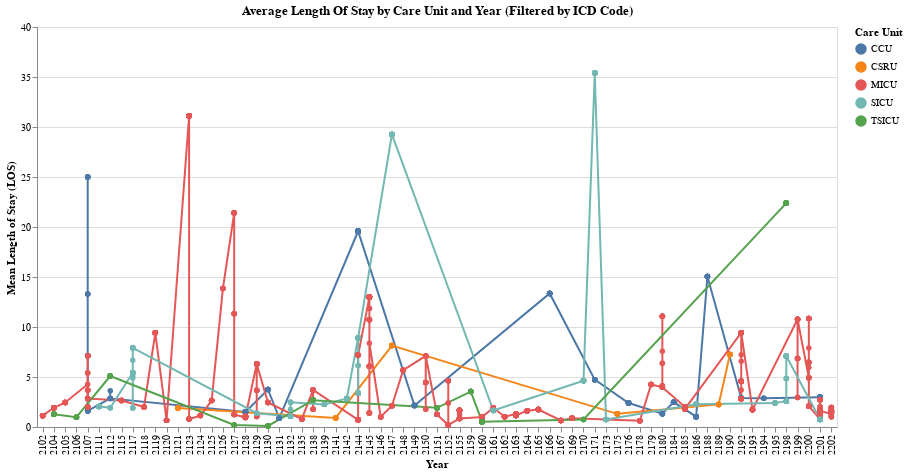

Notebook cell for this chart:
### Markdown cell above
# Plot-3 : Average Length Of Stay by Care Unit and Year (Filtered by ICD Code)

### Code cell
import altair as alt

# Average Length of Stay by Care Unit and Year (Can be Filtered by ICD Code)

# Convert 'intime' and 'outtime' to datetime
icustays['intime'] = pd.to_datetime(icustays['intime'])
icustays['outtime'] = pd.to_datetime(icustays['outtime'])

# Extract the year from 'intime'
icustays['intime_year'] = icustays['intime'].dt.year

# Merge icustays with ICD-9 diagnosis codes
icustays_with_icd = icustays.merge(diagnoses, on='hadm_id', how='left')

# Calculate the mean LOS for each care unit and year
los_stats = icustays_with_icd.groupby(['first_careunit', 'intime_year', 'icd9_code'])['los'].mean().reset_index()

# Create a list of 'ICD9 code - short description' for each unique ICD9 code
icd_label_options = [(code, f" {icd9_dict.get(code, 'Unknown description')}") for code in los_stats['icd9_code'].unique()]

# Create a selection widget for ICD-9 codes
icd_selection = alt.selection_point(
    fields=['icd9_code'],
    bind=alt.binding_select(options=icd_label_options, name="Select ICD Code ")
)

# Create the Altair chart
chart = alt.Chart(los_stats).mark_line(point=True).encode(
    x=alt.X('intime_year:O', title='Year'),
    y=alt.Y('los:Q', title='Mean Length of Stay (LOS)'),
    color=alt.Color('first_careunit:N', title='Care Unit'),
    tooltip=['first_careunit', 'intime_year', 'los', 'icd9_code']  # Add tooltips for interactivity
).add_params(
    icd_selection
).transform_filter(
    icd_selection
).properties(
    title='Average Length Of Stay by Care Unit and Year (Filtered by ICD Code)',
    width=800,
    height=400
)

# Display the chart
chart

### Figure 1 — Vega-Lite specification as saved in the notebook (floating-point values rounded to 4 significant figures; data arrays with more than 128 entries replaced by an {"elided": "..."} marker saying what was removed)
{"config": {"view": {"continuousWidth": 300, "continuousHeight": 300}}, "data": {"name": "data-1c8c06e8f41c7b91144b5e88682a87ab"}, "mark": {"type": "line", "point": true}, "encoding": {"color": {"field": "first_careunit", "title": "Care Unit", "type": "nominal"}, "tooltip": [{"field": "first_careunit", "type": "nominal"}, {"field": "intime_year", "type": "quantitative"}, {"field": "los", "type": "quantitative"}, {"field": "icd9_code", "type": "nominal"}], "x": {"field": "intime_year", "title": "Year", "type": "ordinal"}, "y": {"field": "los", "title": "Mean Length of Stay (LOS)", "type": "quantitative"}}, "height": 400, "params": [{"name": "param_9", "select": {"type": "point", "fields": ["icd9_code"]}, "bind": {"input": "select", "options": {"elided": "581x2 str values"}, "name": "Select ICD Code "}}], "title": "Average Length Of Stay by Care Unit and Year (Filtered by ICD Code)", "transform": [{"filter": {"param": "param_9"}}], "width": 800, "$schema": "https://vega.github.io/schema/vega-lite/v5.20.1.json", "datasets": {"data-1c8c06e8f41c7b91144b5e88682a87ab": {"elided": "1647 records"}}}
